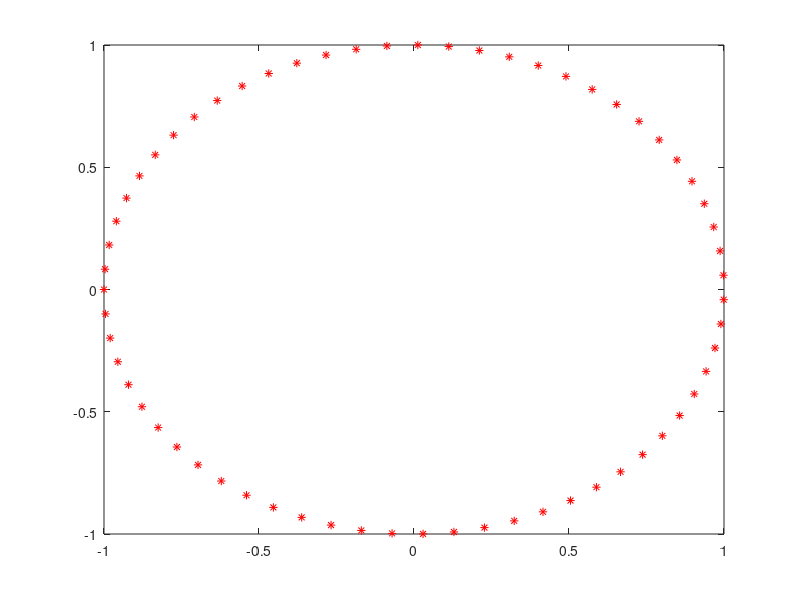
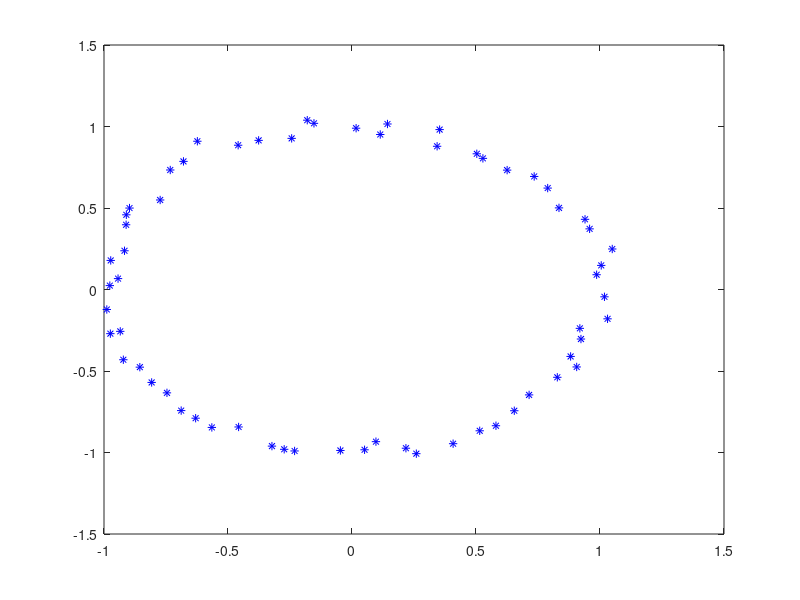
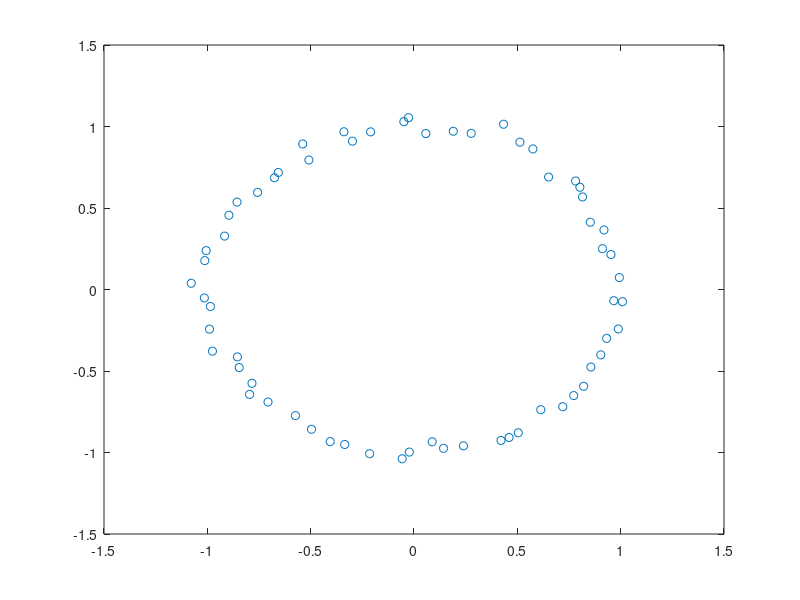

Write MATLAB code to recreate these figures, in order.
close all
clear all
clc
r=1;
t=-pi:0.1:pi;
y=r*sin(t);
x=r*cos(t);
x2=awgn(x,30);
y2=awgn(y,30);
figure;plot(x,y,'*r')
figure;plot(x2,y2,'*b')
X=[x2;y2];
[u,s,v]=svd(X);
X2= u'*X;
figure;
plot(X2(1,:),X2(2,:),'o');